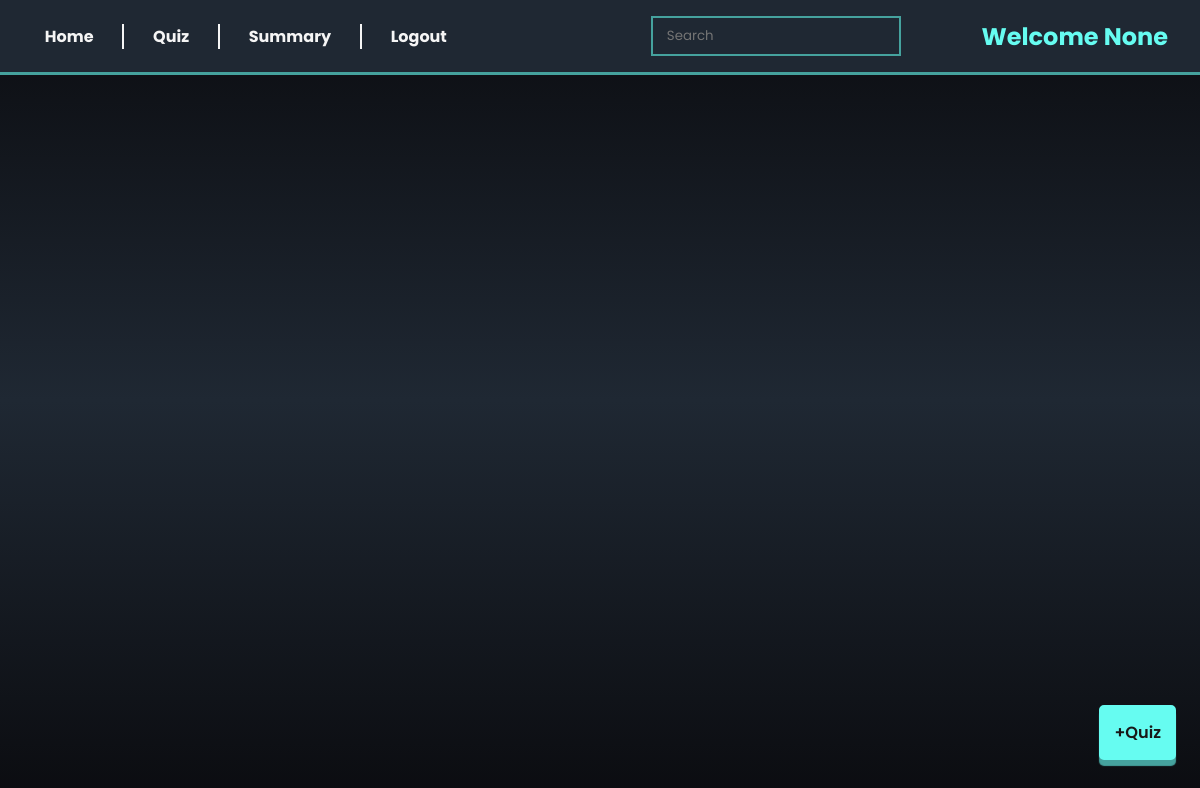
/quiz_management, run on an earlier commit of the app's database.
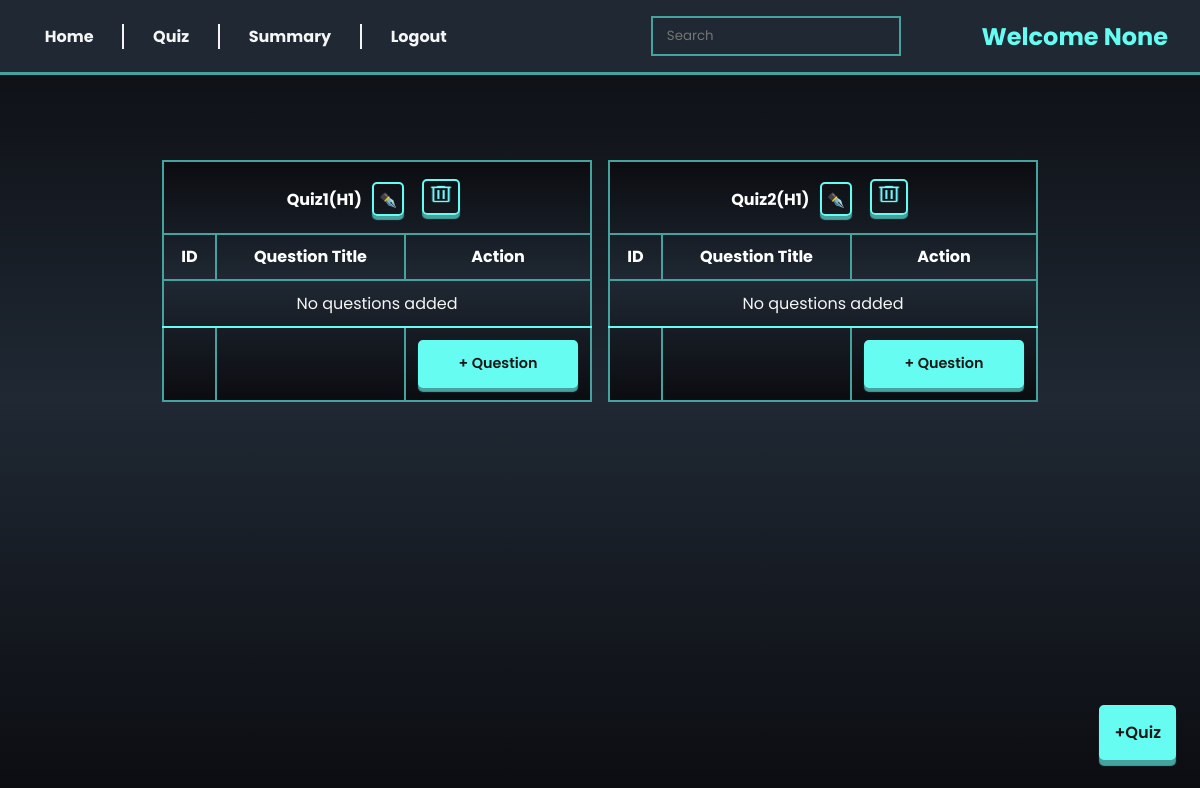
And on a later commit of the database.
### models/models.py (models this page shows)
class Chapter(db.Model):
  id = db.Column(db.Integer, primary_key=True, nullable=False)
  name = db.Column(db.String(50), unique=True, nullable=False)
  description = db.Column(db.String(120), nullable=False)
  subject_id = db.Column(db.Integer, db.ForeignKey('subject.id'), nullable=False)
  questions = db.relationship('Question', backref='chapter', cascade="all, delete-orphan")

### controllers/routes.py (the view)
@admin_required
@app.route('/quiz_management')
def quiz_dashboard():
    name = session.get('name')
    quizes = Quiz.query.all()
    chapters = Chapter.query.all()
    return render_template('quiz_management.html', name = name, quizes = quizes, chapters = chapters)

### templates/quiz_management.html (shortened to what this page needs)
{% extends 'base.html' %}
{% block content %}
<div class="admin-container">
    <nav>
        <div class="navigation">
            <ul>
                <li><a  href="{{ url_for('admin_dashboard' ) }}">Home</a></li>
                <li><a  href="#" >Quiz</a></li>
                <li><a  href="#">Summary</a></li>
                <li><a  href="{{ url_for('login' ) }}">Logout</a></li>
            </ul>
        </div>
        <div class="search-greeting">
            <input type="text" placeholder="Search">
            <h2>Welcome {{name}}</h2>
        </div>
    </nav>
        <div class="quiz-list">
            {% set quiz_count = namespace(value=0) %}
            {% for quiz in quizes %}
            <table>
                {% for chapter in chapters %}
                {% if quiz.chapter_id == chapter.id %}
                {% set quiz_count.value = quiz_count.value + 1 %}
                <thead>
                    <tr>
                        <th colspan="3">
                            Quiz{{quiz_count.value}}({{chapter.name | title}})
                            <a href="/update_quiz/{{quiz.id}}" class="button" style="display: inline-block; padding: 6px 5px 3px 5px; background: transparent; ">
                                ✒️
                            </a>
                            <a href="/delete_quiz/{{quiz.id}}" class="button" style="display: inline-block; background:transparent; padding: 2px;">
                                <img style="background: transparent; height: 22px; padding: 0; width: 30px;"
                                    src="../static/delete_32dp_75FBFD_FILL0_wght400_GRAD0_opsz40.png" alt="delete" >
                            </a>
                        </th>
                    </tr>
                    <tr>
                        <th>ID</th>
                        <th>Question Title</th>
                        <th>Action</th>
                    </tr>
                </thead>
                <tbody>
                    {% if chapter.questions %}
                    {% for question in chapter.questions %}
                    <tr>
                        <td>{{question.id}}</td>
                        <td>{{question.question_title | title}}</td>
                        <td> <a href="/update_question/{{question.id}}">Edit</a> / <a href="/delete_question/{{question.id}}">Delete</a></td>
                    </tr>
                    {% endfor %}
                    {% else %}
                    <tr><td colspan="3" style="padding: 10px; border-bottom:2px solid var(--accent-color) ;">No questions added</td></tr>
                    {% endif %}
                    <tr>
                        <td></td>
                        <td></td>
                        <td><a href="{{ url_for('new_question' ) }}" class="button">+ Question</a></td>
                    </tr>
                </tbody>
                {% endif %}
                {% endfor %}
            </table>
            {% endfor %}
        </div>
        <div class="new-subject-icon">
            <a href="{{url_for('new_quiz')}}" class="button">+Quiz</a>
        </div>
</div>
{% endblock %}

### templates/base.html (shortened to what this page needs)
<!DOCTYPE html>
<html lang="en">
<head>
    <link rel="stylesheet" href="../static/styles.css">
</head>
<body>
    {% block content %}
    {% endblock %}
</body>
</html>

### static/styles.css (style rules this page uses)
* { padding: 0; margin: 0; outline: 0; list-style: none; text-decoration: none; font-family: 'Poppins',system-ui; box-sizing: border-box; }
:root { --accent-color:#66fcf1; --box-shadow :#45a29e; --text-color :whitesmoke; --light-shade :#1f2833; --dark-shade :#181818; --background:linear-gradient(#0b0c10,#1f2833,#0b0c10); }
body { overflow-x: hidden; width: 100vw; height: 100vh; background:var(--background); background-repeat: no-repeat; background-size: cover; background-attachment: fixed; display: flex; justify-content: center; align-items: center; color: var(--text-color); }
.button { border:2px solid var(--accent-color); cursor: pointer; box-shadow: 0 6px 1px var(--box-shadow); transition: 250ms ease; border-radius: 5px; background-color: var(--accent-color); color: var(--dark-shade); font-size: 0.9em; }
a { color: var(--text-color); text-align: center; padding: 0.8em; margin-top: 1.5em; }

What changed in the data, as far as the page shows it:
now on this page (row edited): Chapter: value "1", name "H1", value "2"
